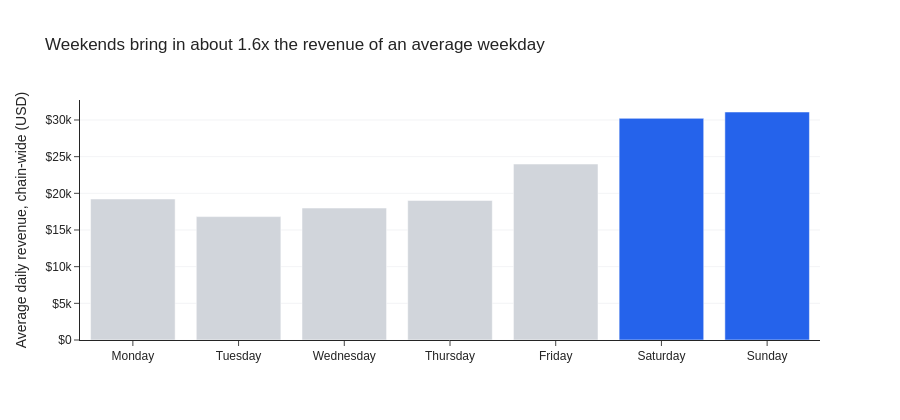

The code cell stored with this chart in its notebook:
### Code cell
fig = px.bar(
    df_weekday,
    x='weekday',
    y='avg_daily_revenue',
    labels={'weekday': '', 'avg_daily_revenue': 'Average daily revenue, chain-wide (USD)'},
    title='Weekends bring in about 1.6x the revenue of an average weekday',
    height=420,
)
fig.update_traces(
    marker_color=[HIGHLIGHT if d in ('Saturday', 'Sunday') else GRAY for d in df_weekday['weekday']],
)
fig.update_yaxes(tickprefix='$', showgrid=True, gridcolor='#F3F4F6')
fig.show()

### Figure 1 — Plotly figure (JSON) as saved in the notebook; plotly's stock layout.template omitted (floating-point values rounded to 4 significant figures)
{"data": [{"hovertemplate": "=%{x}<br>Average daily revenue, chain-wide (USD)=%{y}<extra></extra>", "legendgroup": "", "marker": {"color": ["#D1D5DB", "#D1D5DB", "#D1D5DB", "#D1D5DB", "#D1D5DB", "#2563EB", "#2563EB"], "pattern": {"shape": ""}}, "name": "", "orientation": "v", "showlegend": false, "textposition": "auto", "type": "bar", "x": ["Monday", "Tuesday", "Wednesday", "Thursday", "Friday", "Saturday", "Sunday"], "xaxis": "x", "y": [19230.0, 16830.0, 17990.0, 19030.0, 24000.0, 30220.0, 31090.0], "yaxis": "y"}], "layout": {"barmode": "relative", "height": 420, "legend": {"tracegroupgap": 0}, "title": {"text": "Weekends bring in about 1.6x the revenue of an average weekday"}, "xaxis": {"anchor": "y", "domain": [0.0, 1.0], "title": {"text": ""}}, "yaxis": {"anchor": "x", "domain": [0.0, 1.0], "gridcolor": "#F3F4F6", "showgrid": true, "tickprefix": "$", "title": {"text": "Average daily revenue, chain-wide (USD)"}}}}
